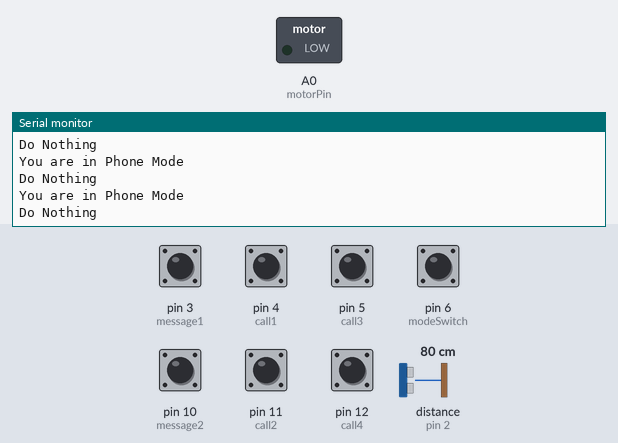
Recording of a sketch running on a simulated Arduino Uno, built with avr-gcc and run on an emulated ATmega328P. Shown: switched loads named in the sketch (green lamp = pin HIGH), the last lines printed to the serial monitor. The inputs (shaded band) are chosen by the test bench; at power-on: pin 3 (message1), pin 4 (call1), pin 5 (call3), pin 6 (modeSwitch), pin 10 (message2), pin 11 (call2), pin 12 (call4) HIGH, distance to the obstacle (sensor on pin 2) 80 cm. The echo pulse lasts 58.3 µs per cm; the modem accepts every AT command (registered, SIM ready, sends succeed) and sends nothing else.

Above: at 1.7 s.
1.8 s: pin 3 (message1) pulled LOW for 0.6 s
At 2.6 s:
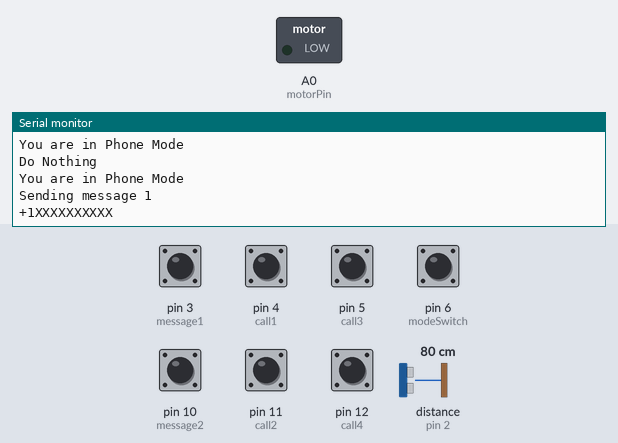
3.9 s: pin 4 (call1) pulled LOW for 0.6 s
At 4.4 s:
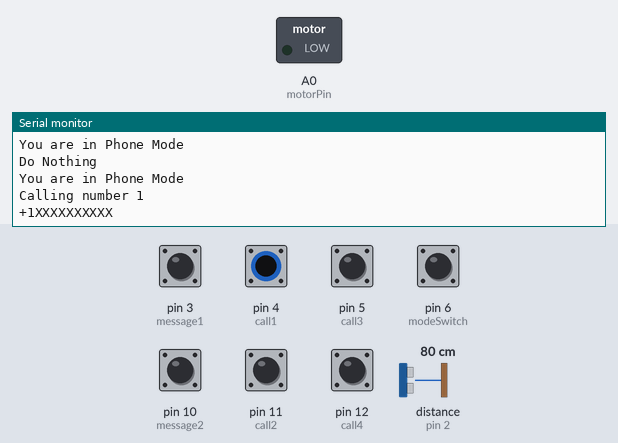
6.0 s: pin 6 (modeSwitch) pulled LOW for 0.6 s
At 6.5 s:
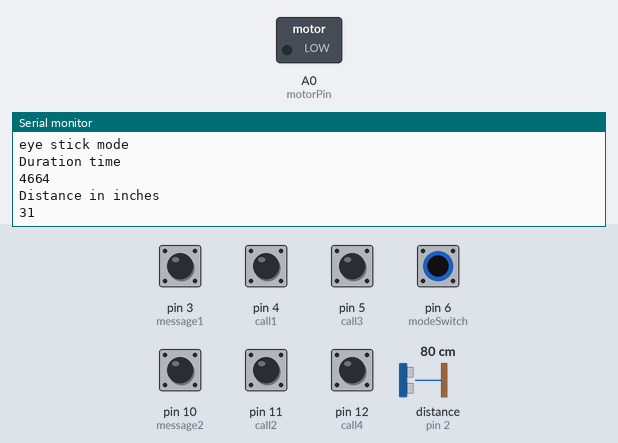

Measured:
- after the input at 1.8 s, the serial monitor: prints a new line after 0.21 s (image 1)
- after the input at 3.9 s, the serial monitor: prints a new line after 0.05 s (image 2)
- after the input at 6.0 s, the serial monitor: prints a new line after 0.05 s (image 3)

The sketch:

Phone_VisuallyImpaired.ino
```cpp
//Code for Phone for Visual impaired V1.0
//Author: Carmelito Andrade Date:27 August 2015
//Code based on sample code at http://www.seeedstudio.com/wiki/GPRS_Shield_V1.0
//CC BY-SA 3.0 US
//To test your GPRS sheild with AT commands before uploading this sketch refer to http://www.seeedstudio.com/wiki/GPRS_Shield_V1.0
#include <SoftwareSerial.h>
#include <String.h>
#include "PhoneSettings.h"//Modify the .h file with the number to call and message and obstacle distance
SoftwareSerial mySerial(7, 8);
//Mode switch which decide between the Phone mode and eye stick
const int modeSwitch = 6;//was 10
//Call buttons
const int call1 = 4;
const int call2 = 11;
const int call3 = 5;
const int call4 = 12;
//message button
const int message1 = 3;
const int message2 = 10;

//Vibration motor
const int motorPin = A0; //Note because the number of digital pins are short using A0 as digital

//Pin the maxbotix sensor is connected to measure the distance from the obstacle in the front
const int maxbotix = 2;
// Phone_Modify this value to the distance in inches from the object based on the persons height
const int obstacleAt = OBSTACLE_DISTANCE; // in inches considering phone will be pointed downwards


long duration, inches;

void setup()
{
mySerial.begin(19200);   // the GPRS baud rate
Serial.begin(19200);    // the GPRS baud rate
delay(500);
//Serial.begin(9600);
pinMode(modeSwitch, INPUT_PULLUP);
pinMode(call1, INPUT_PULLUP);
pinMode(call2, INPUT_PULLUP);
pinMode(call3, INPUT_PULLUP);
pinMode(call4, INPUT_PULLUP);
pinMode(message1, INPUT_PULLUP);
pinMode(message2, INPUT_PULLUP);
pinMode(motorPin, OUTPUT);
//pinMode(9,OUTPUT);//Pin 9 default power up http://www.seeedstudio.com/wiki/GPRS_Shield_V1.0
}

void loop()
{
if(digitalRead(modeSwitch)== HIGH) //CJA changed to high
{ //Phone mode
      Serial.println("You are in Phone Mode");
    if(digitalRead(call1) == LOW){
      Serial.println("Calling number 1");
      Serial.print(CALL_NUMBER1);
      DialVoiceCall(CALL_NUMBER1);
    }
    else if(digitalRead(call2) == LOW){
      Serial.println("Calling number 2");
      Serial.print(CALL_NUMBER2);
      DialVoiceCall(CALL_NUMBER2);
    }
    else if(digitalRead(call3) == LOW){
      Serial.println("Calling number 3");
      Serial.print(CALL_NUMBER3);
      DialVoiceCall(CALL_NUMBER3);
    }
    else if(digitalRead(call4) == LOW){
      Serial.println("Calling number 4");
      Serial.print(CALL_NUMBER4);
      DialVoiceCall(CALL_NUMBER4);
    }
    else if(digitalRead(message1) == LOW){
      Serial.println("Sending message 1");
      String messageNumber = MESSAGE_NUMBER1;
      Serial.print(messageNumber);
      SendTextMessageOne();
    }
    else if(digitalRead(message2) == LOW){
      Serial.println("Sending message 2");
      Serial.print(MESSAGE_NUMBER2);
      SendTextMessageTwo();
    }
    else{
      Serial.println("Do Nothing");
    }

}else{
         //eye stick mode
          Serial.println("eye stick mode");
          duration = 0;
          inches = 0;
          // The trigger is sent by a HIGH pulse of 2 or more microseconds.
          // Give a short LOW pulse beforehand to ensure a clean HIGH pulse:
          pinMode(maxbotix, OUTPUT);
          digitalWrite(maxbotix, LOW);
          delayMicroseconds(2);
          digitalWrite(maxbotix, HIGH);
          delayMicroseconds(5);
          digitalWrite(maxbotix, LOW);

          // The same pin is used to read the signal,pulse whose duration is the time (in microseconds) from the sending
          pinMode(maxbotix, INPUT);
          duration = pulseIn(maxbotix, HIGH);
          Serial.println("Duration time");
          Serial.println(duration);
          // convert the time into a distance in inches
          inches = microsecondsToInches(duration);

          Serial.println("Distance in inches");
          Serial.println(inches);
          // check for obstacle distance to vibrate motor
          if ( inches < obstacleAt ) {
            Serial.println("Object in front of you , vibrating vibration motor");
            //Vibrate the Vibration motor for 1 second
            digitalWrite(motorPin, HIGH);
            delay(1000);
          }else
          {
            digitalWrite(motorPin, LOW);
            delay(100);
          }
}


  delay(500); // Phone_Modify change this to a lower value
}

long microsecondsToInches(long microseconds)
{
  // basically sound travels at 1130 feet per second,which means 73.746 microseconds per inch.
  // divide by 2 to get the distance of the obstacle.
  return microseconds / 74 / 2;
}

///this function is to send a sms message
 void SendTextMessageOne()
{
  mySerial.print("AT+CMGF=1\r");    //Because we want to send the SMS in text mode
  delay(100);
  mySerial.println("AT + CMGS = \"" MESSAGE_NUMBER1 "");//send sms message// mySerial.println("AT + CMGS = \"+12222222222\"");
  delay(100);
  mySerial.println(MESSAGE_TEXT1);//the content of the message //mySerial.println("please call Landline");
  delay(100);
  mySerial.println((char)26);//the ASCII code of the ctrl+z is 26
  delay(100);
  mySerial.println();
}

 void SendTextMessageTwo()
{
  mySerial.print("AT+CMGF=1\r");    //Because we want to send the SMS in text mode
  delay(100);
  mySerial.println("AT + CMGS = \"" MESSAGE_NUMBER2 "");
  delay(100);
  mySerial.println(MESSAGE_TEXT2);//the content of the message
  delay(100);
  mySerial.println((char)26);//the ASCII code of the ctrl+z is 26
  delay(100);
  mySerial.println();
}

///this function is to dial a voice call
void DialVoiceCall(String number)
{
  mySerial.println("ATD + " + number + ";");//dial the number
  delay(100);
  mySerial.println();
}
```

PhoneSettings.h
```cpp
#define CALL_NUMBER1 "+1XXXXXXXXXX"// Number to call when button 1 is pressed
//(add the country code followed by the number, example for USA it is +1 and then the number, that is something like +12222222222 )
#define CALL_NUMBER2 "+1XXXXXXXXXX"// Number to call when button 2 is pressed
#define CALL_NUMBER3 "+1XXXXXXXXXX"// Number to call when button 3 is pressed
#define CALL_NUMBER4 "+1XXXXXXXXXX"// Number to call when button 4 is pressed

#define MESSAGE_NUMBER1 "+1XXXXXXXXXX"  //Number to message when the message button 1 is pressed
#define MESSAGE_NUMBER2 "+1XXXXXXXXXX"  //Number to message when the message button 2 is pressed
#define MESSAGE_TEXT1 "Call the Landline" //Modify the text in the message 1
#define MESSAGE_TEXT2 "Call Home please" //modify the text in the message 2

#define OBSTACLE_DISTANCE 10 //obstacle distance in inches, for when you want vibrtion motor to trigger when obstacle is detected
//this is basically dependent on the height of a person , for 6 feet height a suggestion would be to start with 24 inches. Please expirement with this..
```
